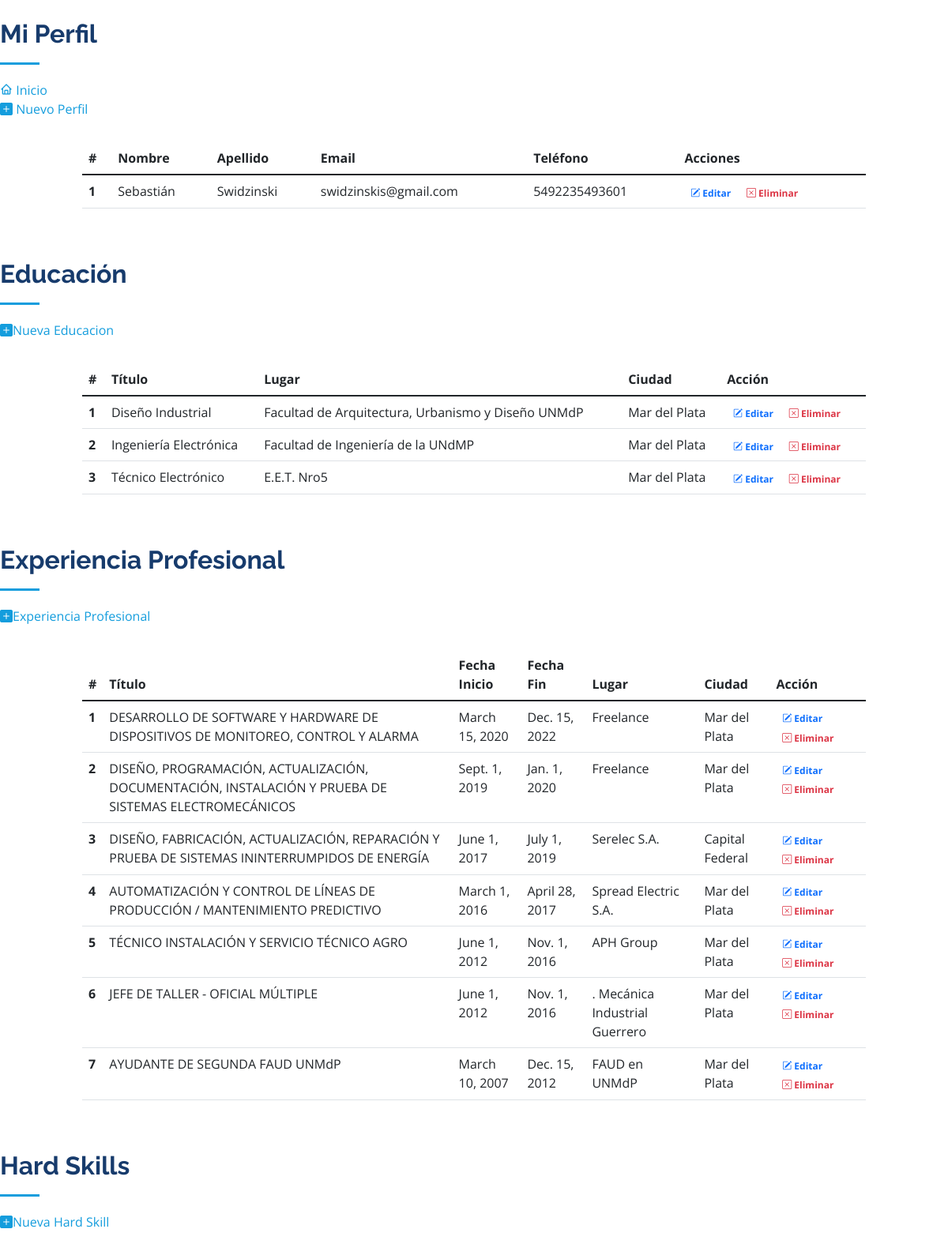
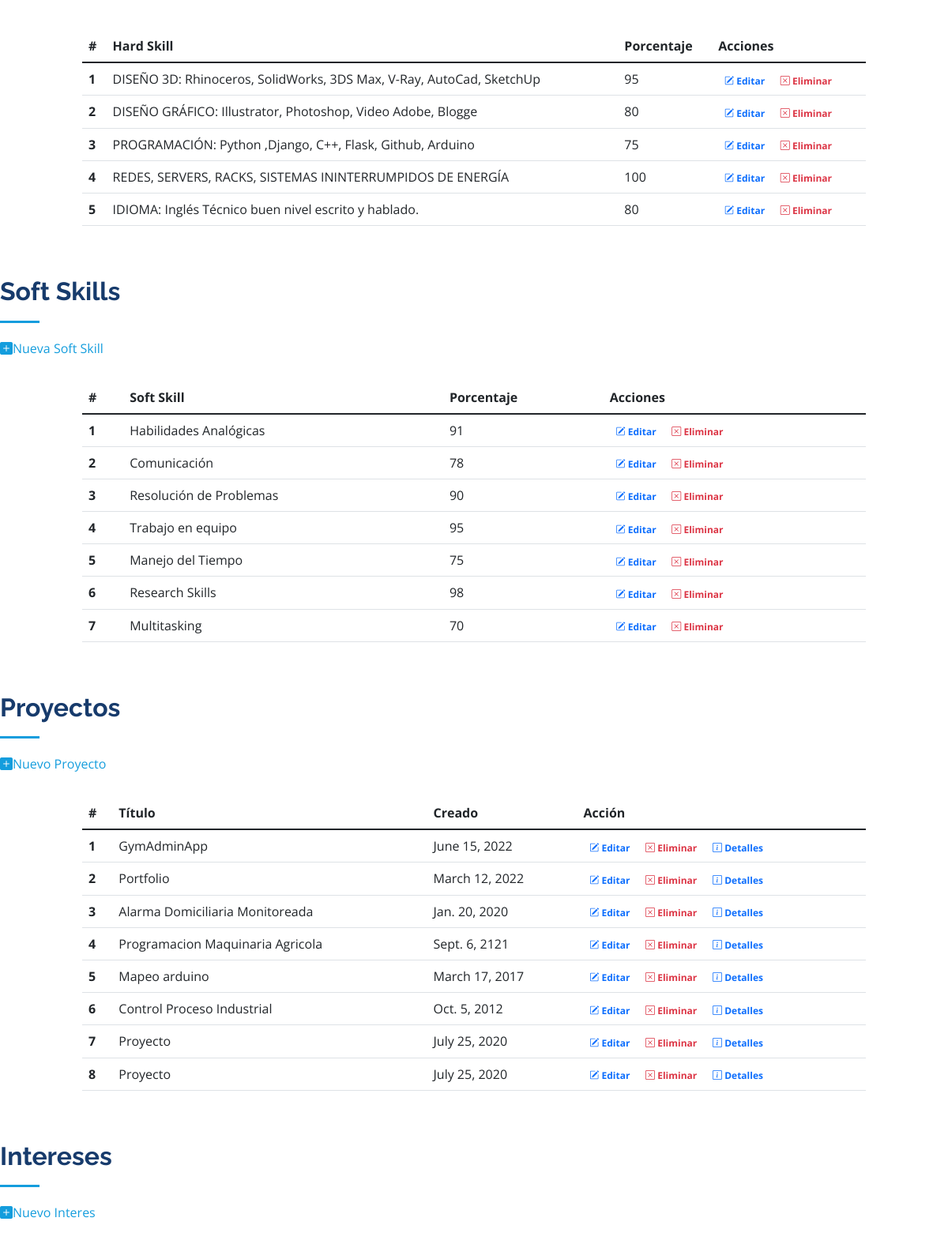
The page /superListar (signed in, upper part) on the database its author committed (2 pictures, top to bottom).
### portfolio1/models.py (models this page shows, shortened)
class Yo(models.Model):
    nombre= models.CharField(max_length=30, verbose_name="Nombre")
    apellido= models.CharField(max_length=30, verbose_name="Apellido")
    telefono = models.IntegerField(verbose_name="Teléfono")
    email= models.EmailField(verbose_name="E-mail")
    fechaDeNacimiento = models.DateField(verbose_name="Nacimiento")
    webSite = models.CharField(max_length=55, verbose_name="Website")
    ciudad = models.CharField(max_length=30, verbose_name="Ciudad")
    disponibilidad = models.BooleanField(verbose_name="Disponibilidad")
    palabrasClave =  models.CharField(max_length=300, verbose_name="Palabras Clave")
    resumen =  models.CharField(max_length=300, verbose_name="Resumen")
    imagen = models.ImageField(verbose_name="Imagen", upload_to="portfolio1/static/assets/img", null=True, blank=True)

class Educacion(models.Model):
    titulo = models.CharField(max_length=50, verbose_name="Título")
    fechaIni = models.DateField(verbose_name="Fecha de Inicio")
    fechaFin = models.DateField(verbose_name="Fecha de Finalización")
    lugar = models.CharField(max_length=50, verbose_name="Lugar")
    ciudad = models.CharField(max_length=30, verbose_name="Ciudad")
    resumen = models.CharField(max_length=240, verbose_name="Resumen")
    STATUSES = [
        ('Completo', 'Completo'),
        ('Incompleto', 'Incompleto'),
        ('Cursando', 'Cursando'),
        ('En Pausa', 'En Pausa')
        ]
    status = models.CharField(max_length=30, choices=STATUSES, verbose_name="Status")

class ExpProfesional(models.Model):
    titulo = models.CharField(max_length=50, verbose_name="Título")
    fechaIni = models.DateField(verbose_name="Fecha de Inicio")
    fechaFin = models.DateField(verbose_name="Fecha de Finalización")
    lugar = models.CharField(max_length=50, verbose_name="Lugar")
    ciudad = models.CharField(max_length=30, verbose_name="Ciudad")
    resumen = models.CharField(max_length=240, verbose_name="Resumen")

class HardSkills(models.Model):
    hardSkills = models.CharField(max_length=50, verbose_name="Habilidad")
    porcentaje = models.IntegerField(choices=list(zip(range(1, 101), range(1, 101))), unique=True)

class SoftSkills(models.Model):
    softSkills = models.CharField(max_length=50, verbose_name="Habilidad")
    porcentaje = models.IntegerField(choices=list(zip(range(1, 101), range(1, 101))), unique=True)

class Proyectos(models.Model):
    titulo = models.CharField(max_length=100, verbose_name="Título")
    contenido = models.TextField(max_length=240, verbose_name="Contenido")
    imagen = models.ImageField(verbose_name="Imagen", upload_to="portfolio1/static/assets/img", null=True, blank=True)
    creado = models.DateField(verbose_name="Fecha de creación")

### portfolio1/views.py (the view)
# urls.py: path('superListar', views.superListarFunc, name="superListar"),
@login_required
def superListarFunc(request):
      yo = Yo.objects.all()
      hard_skills = HardSkills.objects.all()
      soft_skills = SoftSkills.objects.all()
      educacion = Educacion.objects.all()
      expProfesional = ExpProfesional.objects.all()
      intereses = Intereses.objects.all()
      proyectos = Proyectos.objects.all()
      usuario = request.user
      return render(request, "portfolio1/superListar.html",{"educacion":educacion, "expProfesional":expProfesional, "soft_skills":soft_skills, "hard_skills":hard_skills, "intereses":intereses, "proyectos":proyectos, "yo":yo, "usuario":usuario})

### portfolio1/templates/portfolio1/superListar.html (shortened to what this page needs)
<!DOCTYPE html>
<html lang="en">
    <head>
        {% load static %}
        <link href="{%static 'assets/vendor/aos/aos.css'%}" rel="stylesheet">
        <link href="{%static 'assets/vendor/bootstrap/css/bootstrap.min.css'%}" rel="stylesheet">
        <link href="{%static 'assets/vendor/bootstrap-icons/bootstrap-icons.css'%}" rel="stylesheet">
        <link href="{%static 'assets/vendor/boxicons/css/boxicons.min.css'%}" rel="stylesheet">
        <link href="{%static 'assets/vendor/glightbox/css/glightbox.min.css'%}" rel="stylesheet">
        <link href="{%static 'assets/vendor/swiper/swiper-bundle.min.css" rel="stylesheet'%}">
        <link href="{%static 'assets/css/style.css'%}" rel="stylesheet">
      </head>
<body>
    <br>
    <div class="section-title">
        <h2>Mi Perfil</h2>
        <a href="{% url 'Inicio' %}"><i class="bx bx-home"></i> Inicio</a><br>
        <a href="{% url 'yoNuevo'  %}"><i class="bi bi-plus-square-fill"></i> Nuevo Perfil</a>
    </div>
                    <div class="row gx-5 justify-content-center">
                        <div class="col-lg-10 table-responsive">
                            <table class="table table-theme">
                                <thead>
                                    <tr>
                                        <th scope="col">#</th>
                                        <th scope="col">Nombre</th>
                                        <th scope="col">Apellido</th>
                                        <th scope="col">Email</th>
                                        <th scope="col">Teléfono</th>
                                        <th scope="col">Acciones</th>
                                    </tr>
                                </thead>
                                <tbody>
                                    {% for yo in yo %}
                                        <tr>
                                            <th scope="row">{{forloop.counter}}</th>
                                            <td>{{yo.nombre}}</td>
                                            <td>{{yo.apellido}}</td>
                                            <td>{{yo.email}}</td>
                                            <td>{{yo.telefono}}</td>
                                            <td>
                                                <a href="{% url 'yoEditar' yo.id %}" class="text-primary badge badge-primary text-decoration-none"> <i class="bi bi-pencil-square"></i> Editar</a>
                                                <a href="{% url 'yoEliminar' yo.id %}" class="text-danger badge badge-danger text-decoration-none"> <i class="bi bi-x-square"></i> Eliminar</a>
                                            </td>
                                        </tr>
                                    {% endfor %}
                                </tbody>
                            </table>
                        </div>
                    </div>
 <br>
 <br>
 <div class="section-title">
    <h2>Educación</h2>
    <a href="{% url 'educacionNuevo'  %}"><i class="bi bi-plus-square-fill"></i>Nueva Educacion</a>
 </div>
                        <div class="row gx-5 justify-content-center">
                            <div class="col-lg-10 table-responsive">
                                <table class="table table-theme">
                                    <thead>
                                        <tr>
                                            <th scope="col">#</th>
                                            <th scope="col">Título</th>
                                            <th scope="col">Lugar</th>
                                            <th scope="col">Ciudad</th>
                                            <th scope="col">Acción</th>
                                        </tr>
                                    </thead>
                                    <tbody>
                                        {% for educacion in educacion %}
                                            <tr>
                                                <th scope="row">{{forloop.counter}}</th>
                                                <td>{{educacion.titulo}}</td>
                                                <td>{{educacion.lugar}}</td>
                                                <td>{{educacion.ciudad}}</td>
                                                <td>
                                                    <a href="{% url 'educacionEditar' educacion.id %}" class="text-primary badge badge-primary text-decoration-none"> <i class="bi bi-pencil-square"></i> Editar</a>
                                                    <a href="{% url 'educacionEliminar' educacion.id %}" class="text-danger badge badge-danger text-decoration-none"> <i class="bi bi-x-square"></i> Eliminar</a>
                                                </td>
                                            </tr>
                                        {% endfor %}
                                    </tbody>
                                </table>
                            </div>
                        </div>
        <br>
        <br>
<div class="section-title">
<h2>Experiencia Profesional</h2>
<a href="{% url 'expProfesionalNuevo'  %}"><i class="bi bi-plus-square-fill"></i>Experiencia Profesional</a>
</div>
        <div class="row gx-5 justify-content-center">
            <div class="col-lg-10 table-responsive">
                <table class="table table-theme">
                    <thead>
                        <tr>
                            <th scope="col">#</th>
                            <th scope="col">Título</th>
                            <th scope="col">Fecha Inicio</th>
                            <th scope="col">Fecha Fin</th>
                            <th scope="col">Lugar</th>
                            <th scope="col">Ciudad</th>
                            <th scope="col">Acción</th>
                        </tr>
                    </thead>
                    <tbody>
                        {% for expProfesional in expProfesional %}
                            <tr>
                                <th scope="row">{{forloop.counter}}</th>
                                <td>{{expProfesional.titulo}}</td>
                                <td>{{expProfesional.fechaIni}}</td>
                                <td>{{expProfesional.fechaFin}}</td>
                                <td>{{expProfesional.lugar}}</td>
                                <td>{{expProfesional.ciudad}}</td>
                                <td>
                                    <a href="{% url 'expProfesionalEditar' expProfesional.id %}" class="text-primary badge badge-primary text-decoration-none"> <i class="bi bi-pencil-square"></i> Editar</a>
                                    <a href="{% url 'expProfesionalEliminar' expProfesional.id %}" class="text-danger badge badge-danger text-decoration-none"> <i class="bi bi-x-square"></i> Eliminar</a>
                                </td>
                            </tr>
                        {% endfor %}
                    </tbody>
                </table>
            </div>
        </div>
        <br>
        <br>
        <div class="section-title">
           <h2>Hard Skills</h2>
           <a href="{% url 'hardSkillsNuevo'  %}"><i class="bi bi-plus-square-fill"></i>Nueva Hard Skill</a>
        </div>
        <br>
        <div class="row gx-5 justify-content-center">
            <div class="col-lg-10 table-responsive">
                <table class="table table-theme">
                    <thead>
                        <tr>
                            <th scope="col">#</th>
                            <th scope="col">Hard Skill</th>
                            <th scope="col">Porcentaje</th>
                            <th scope="col">Acciones</th>
                        </tr>
                    </thead>
                    <tbody>
                        {% for hardSkills in hard_skills %}
                            <tr>
                                <th scope="row">{{forloop.counter}}</th>
                                <td>{{hardSkills.hardSkills}}</td>
                                <td>{{hardSkills.porcentaje}}</td>
                                <td>
                                    <a href="{% url 'hardSkillsEditar' hardSkills.id %}" class="text-primary badge badge-primary text-decoration-none"> <i class="bi bi-pencil-square"></i> Editar</a>
                                    <a href="{% url 'hardSkillsEliminar' hardSkills.id %}" class="text-danger badge badge-danger text-decoration-none"> <i class="bi bi-x-square"></i> Eliminar</a>
                                </td>
                            </tr>
                        {% endfor %}
                    </tbody>
                </table>
            </div>
        </div>
            <br>
            <br>
            <div class="section-title">
            <h2>Soft Skills</h2>
            <a href="{% url 'softSkillsNuevo'  %}"><i class="bi bi-plus-square-fill"></i>Nueva Soft Skill</a>
            </div>
            <div class="row gx-5 justify-content-center">
                <div class="col-lg-10 table-responsive">
                    <table class="table table-theme">
                        <thead>
                            <tr>
                                <th scope="col">#</th>
                                <th scope="col">Soft Skill</th>
                                <th scope="col">Porcentaje</th>
                                <th scope="col">Acciones</th>
                            </tr>
                        </thead>
                        <tbody>
                            {% for softSkills in soft_skills %}
                                <tr>
                                    <th scope="row">{{forloop.counter}}</th>
                                    <td>{{softSkills.softSkills}}</td>
                                    <td>{{softSkills.porcentaje}}</td>
                                    <td>
                                        <a href="{% url 'softSkillsEditar' softSkills.id %}" class="text-primary badge badge-primary text-decoration-none"> <i class="bi bi-pencil-square"></i> Editar</a>
                                        <a href="{% url 'softSkillsEliminar' softSkills.id %}" class="text-danger badge badge-danger text-decoration-none"> <i class="bi bi-x-square"></i> Eliminar</a>
                                    </td>
                                </tr>
                            {% endfor %}
                        </tbody>
                    </table>
                </div>
            </div>
            <br>
            <br>
            <div class="section-title">
            <h2>Proyectos</h2>
            <a href="{% url 'proyectosNuevo'  %}"><i class="bi bi-plus-square-fill"></i>Nuevo Proyecto</a>
            </div>
            <div class="row gx-5 justify-content-center">
                <div class="col-lg-10 table-responsive">
                    <table class="table table-theme">
                        <thead>
                            <tr>
                                <th scope="col">#</th>
                                <th scope="col">Título</th>
                                <th scope="col">Creado</th>
                                <th scope="col">Acción</th>
                            </tr>
                        </thead>
                        <tbody>
                            {% for proyecto in proyectos %}
                                <tr>
                                    <th scope="row">{{forloop.counter}}</th>
                                    <td>{{proyecto.titulo}}</td>
                                    <td>{{proyecto.creado}}</td>
                                    <td>
                                        <a href="{% url 'proyectosEditar' proyecto.id %}" class="text-primary badge badge-primary text-decoration-none"> <i class="bi bi-pencil-square"></i> Editar</a>
                                        <a href="{% url 'proyectosEliminar' proyecto.id %}" class="text-danger badge badge-danger text-decoration-none"> <i class="bi bi-x-square"></i> Eliminar</a>
                                        <a href="{% url 'proyectosDetalle' proyecto.id %}" class="text-primary badge badge-primary text-decoration-none"> <i class="bi bi-info-square"></i> Detalles</a>
                                    </td>
                                </tr>
                            {% endfor %}
                        </tbody>
                    </table>
                </div>
            </div>
            <br>
            <br>
            <div class="section-title">
            <h2>Intereses</h2>
            <a href="{% url 'interesesNuevo'  %}"><i class="bi bi-plus-square-fill"></i>Nuevo Interes</a>
            </div>
            <br>
            <br>
            <br>
</body>
</html>

### rows shown on the page
Yo: nombre "Sebastián", apellido "Swidzinski", email "swidzinskis@gmail.com", telefono "5492235493601"
Educacion: titulo "Diseño Industrial", lugar "Facultad de Arquitectura, Urbanismo y Diseño UNMdP", ciudad "Mar del Plata"
Educacion: titulo "Ingeniería Electrónica", lugar "Facultad de Ingeniería de la UNdMP", ciudad "Mar del Plata"
Educacion: titulo "Técnico Electrónico", lugar "E.E.T. Nro5", ciudad "Mar del Plata"
ExpProfesional: titulo "DESARROLLO DE SOFTWARE Y HARDWARE DE DISPOSITIVOS DE MONITOREO, CONTROL Y ALARMA", fechaIni "March 15, 2020", fechaFin "Dec. 15, 2022", lugar "Freelance", ciudad "Mar del Plata"
ExpProfesional: titulo "DISEÑO, PROGRAMACIÓN, ACTUALIZACIÓN, DOCUMENTACIÓN, INSTALACIÓN Y PRUEBA DE SISTEMAS ELECTROMECÁNICOS", fechaIni "Sept. 1, 2019", fechaFin "Jan. 1, 2020", lugar "Freelance", ciudad "Mar del Plata"
ExpProfesional: titulo "DISEÑO, FABRICACIÓN, ACTUALIZACIÓN, REPARACIÓN Y PRUEBA DE SISTEMAS ININTERRUMPIDOS DE ENERGÍA", fechaIni "June 1, 2017", fechaFin "July 1, 2019", lugar "Serelec S.A.", ciudad "Capital Federal"
ExpProfesional: titulo "AUTOMATIZACIÓN Y CONTROL DE LÍNEAS DE PRODUCCIÓN / MANTENIMIENTO PREDICTIVO", fechaIni "March 1, 2016", fechaFin "April 28, 2017", lugar "Spread Electric S.A.", ciudad "Mar del Plata"
ExpProfesional: titulo "TÉCNICO INSTALACIÓN Y SERVICIO TÉCNICO AGRO", fechaIni "June 1, 2012", fechaFin "Nov. 1, 2016", lugar "APH Group", ciudad "Mar del Plata"
ExpProfesional: titulo "JEFE DE TALLER - OFICIAL MÚLTIPLE", fechaIni "June 1, 2012", fechaFin "Nov. 1, 2016", lugar ". Mecánica Industrial Guerrero", ciudad "Mar del Plata"
ExpProfesional: titulo "AYUDANTE DE SEGUNDA FAUD UNMdP", fechaIni "March 10, 2007", fechaFin "Dec. 15, 2012", lugar "FAUD en UNMdP", ciudad "Mar del Plata"
HardSkills: hardSkills "DISEÑO 3D: Rhinoceros, SolidWorks, 3DS Max, V-Ray, AutoCad, SketchUp", porcentaje "95"
HardSkills: hardSkills "DISEÑO GRÁFICO: Illustrator, Photoshop, Video Adobe, Blogge", porcentaje "80"
HardSkills: hardSkills "PROGRAMACIÓN: Python ,Django, C++, Flask, Github, Arduino", porcentaje "75"
HardSkills: hardSkills "REDES, SERVERS, RACKS, SISTEMAS ININTERRUMPIDOS DE ENERGÍA", porcentaje "100"
HardSkills: hardSkills "IDIOMA: Inglés Técnico buen nivel escrito y hablado.", porcentaje "80"
SoftSkills: softSkills "Habilidades Analógicas", porcentaje "91"
SoftSkills: softSkills "Comunicación", porcentaje "78"
SoftSkills: softSkills "Resolución de Problemas", porcentaje "90"
SoftSkills: softSkills "Trabajo en equipo", porcentaje "95"
SoftSkills: softSkills "Manejo del Tiempo", porcentaje "75"
SoftSkills: softSkills "Research Skills", porcentaje "98"
SoftSkills: softSkills "Multitasking", porcentaje "70"
Proyectos: titulo "GymAdminApp", creado "June 15, 2022"
Proyectos: titulo "Portfolio", creado "March 12, 2022"
Proyectos: titulo "Alarma Domiciliaria Monitoreada", creado "Jan. 20, 2020"
Proyectos: titulo "Programacion Maquinaria Agricola", creado "Sept. 6, 2121"
Proyectos: titulo "Mapeo arduino", creado "March 17, 2017"
Proyectos: titulo "Control Proceso Industrial", creado "Oct. 5, 2012"
Proyectos: titulo "Proyecto", creado "July 25, 2020"
Proyectos: titulo "Proyecto", creado "July 25, 2020"
